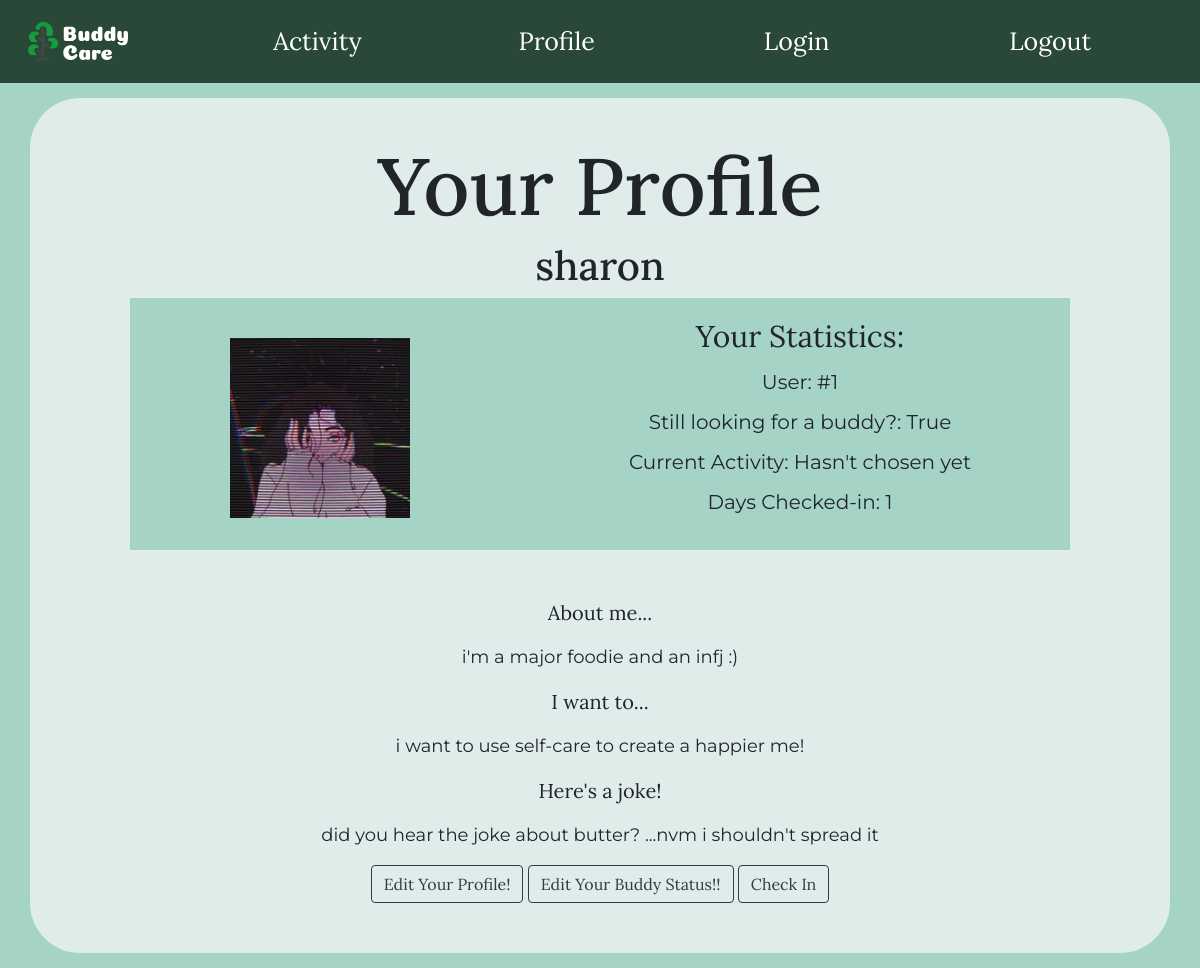
The app's page /profile (signed in) with its own data.
### main.py (models this page shows, shortened)
class User(db.Model):
    id = db.Column("id", db.Integer, primary_key= True)
    username = db.Column("username", db.String(100))
    password = db.Column("password", db.String(100))
    bud = db.Column("bud", db.Boolean)
    activity = db.Column("activity", db.String(100))
    streak = db.Column("streak", db.Integer, primary_key=True)
    bio = db.Column("bio", db.String(300))
    achieve = db.Column("achieve", db.String(300))
    joke = db.Column("joke", db.String(200))
    budName = db.Column("buddy",db.String(200))
    image_file = db.Column("img", db.String(100), default="sunflowers.jpg")
    lastCheckIn= db.Column(db.DateTime, default=None)

### main.py (the view)
@app.route("/profile", methods=["POST", "GET"])
def profile():
    if "name" in session:
        user = User.query.filter_by(username=session['name']).first()
        if user == None:
            flash("Cannot find user. Try Again!")
            return redirect(url_for("home"))
        if request.method=="POST":
            if request.form['button'] == 'Remove Buddy':
                flash("Buddy removed :(")
                budName = user.budName
                buddy = User.query.filter_by(username=budName).first()
                user.budName = None
                buddy.budName = None
                user.bud = True
                buddy.bud = True
                db.session.commit()
                return render_template('profile.html', user=user)
            elif request.form["button"]== "Check In":
                if 'name' in session:
                    user = User.query.filter_by(username=session['name']).first()
                    if user.streak==0:
                        user.lastCheckIn= datetime.now()
                        user.streak=1
                    else:
                        difference = datetime.now() - user.lastCheckIn
                        daysPassed = difference.days
                        if (daysPassed >= 1):
                            user.streak= user.streak+1
                            user.lastCheckIn=datetime.now()
                            user.streak= user.streak+1
                        else:
                            flash("You already checked in once today!")
                    db.session.commit()
                return render_template('profile.html', user=user)
            else:
                bio = request.form["bio"]
                achieve = request.form["achieve"]
                joke = request.form["joke"]
                pfp = request.files["pfp"]
                if bio:
                    user.bio = bio
                if achieve:
                    user.achieve = achieve
                if joke:
                    user.joke = joke
                if pfp:
                    flash("Profile Successfully Changed")
                    picture_file = save_picture(pfp)
                    user.image_file = picture_file
                db.session.commit()
                return render_template('profile.html', user=user)
        else:
            return render_template('profile.html', user=user)
    else:
        flash("You must login first!")
        return redirect(url_for("login"))

### main.py (called while the page is built)
@app.before_request
def before_request():
    g.user = None
    if User:
        if 'name' in session and not(session['name'] == None):
            user = User.query.filter_by(username = session['name']).first()
            g.user = user

### templates/profile.html (shortened to what this page needs)
{% extends "base.html" %}
{% block content %}
<head>
</head>
  <body>
    <div class="container">
      <h1 class="title">Your Profile</h1>
      <h1>{{user.username}}</h1>
      <div class="image" class="left" style="float: left; padding: 0 20px 20px 0;; width: 200px; overflow: hidden; height: 200px; display: block; margin: 40px 100px 40px">
        <img src= "static/images/{{ user.image_file }}" class="image" alt="default">
      </div>
      <div class="textContainer">
        <h2 class="subtitle" style= "font-size:30px; ">
          <p class="systemText">Your Statistics:</p>
          <p class="userText">User: #{{user.id}}</p>
          <p class="userText">Still looking for a buddy?: {{user.bud}}</p>
          <p class="userText">
          {% if user.activity %}
            Current Activity: {{user.activity}}
          {% else %}
            Current Activity: Hasn't chosen yet
          {% endif %}</p>
          <p class="userText">Days Checked-in: {{user.streak}}</p></h2>
      </div><br>
      <div>
        <br>
        <b><p class="about">About me...</p></b><b><p class="answers">{{user.bio}}</p></b>
        <b><p class="about">I want to...</p></b><b><p class="answers">{{user.achieve}}</p></b>
        <b><p class="about">Here's a joke!</p></b><b></b><p class="answers">{{user.joke}}</p></b>
      </div>
            <form method="POST">
              <a href="/Questions"><button type="button" class="btn btn-outline-dark">Edit Your Profile!</button></a>
              {% if user.budName == None %}
                <a href="/edit"><button type="button" class="btn btn-outline-dark" name="buddy" value="Edit Status">Edit Your Buddy Status!!</button></a>
              {% else %}
                <a href="/profile"><input type="submit" class="btn btn-outline-dark" name="button" value="Remove Buddy"/></a>
              {% endif %}
              <a href="/profile"><input type="submit" class="btn btn-outline-dark" name="button" value="Check In"></button></a>
            </form>
      </div>
  </body>
{% endblock %}

### static/style.css (style rules this page uses)
body { margin: 0; font-family: 'Lora'; text-shadow: border; background-color: rgb(165, 212, 199) }
.answers { font-family: 'Montserrat'; text-align:center; }
.container { margin-top: 15px; margin-bottom: 15px; padding-top: 40px; padding-right: 100px; padding-bottom: 50px; padding-left: 100px; text-align: center; background-color: rgba(241, 244, 245, 0.769); border-radius: 50px 50px 50px 50px; vertical-align: center; }
.textContainer { font-family: 'Lora'; font-size: 160%; font-weight: 400; padding-top: 20px; padding-right: 0px; padding-bottom: 20px; padding-left: 80px; text-align: center; background-color: rgb(165, 212, 199) }
.title { font-size: 80px; }
p { font-family: 'Montserrat'; font-style: bold; font-size: 18px; font-weight: 400; }
.subtitle { font-family: 'Lora'; font-size: 160%; font-weight: 400; }
.systemText { font-family: 'Lora'; font-size: 30px; font-weight: 400; }
.userText { font-family: 'Montserrat'; font-style: bold; font-size: 20px; font-weight: 400; text-align: center; vertical-align: middle; }
.image { width: 200px; height: 200px; overflow: hidden; display: block; margin: 0 auto; float: left; padding: 0 20px 20px 0; }
.about { font-family: 'Lora'; text-align:center; font-size:20px }

### records on screen
User: username "sharon", image_file (picture), id "1", bud "True", streak "1", bio "i'm a major foodie and an infj :)", achieve "i want to use self-care to create a happier me!", joke "did you hear the joke about butter? ...nvm i shouldn't spread it"
